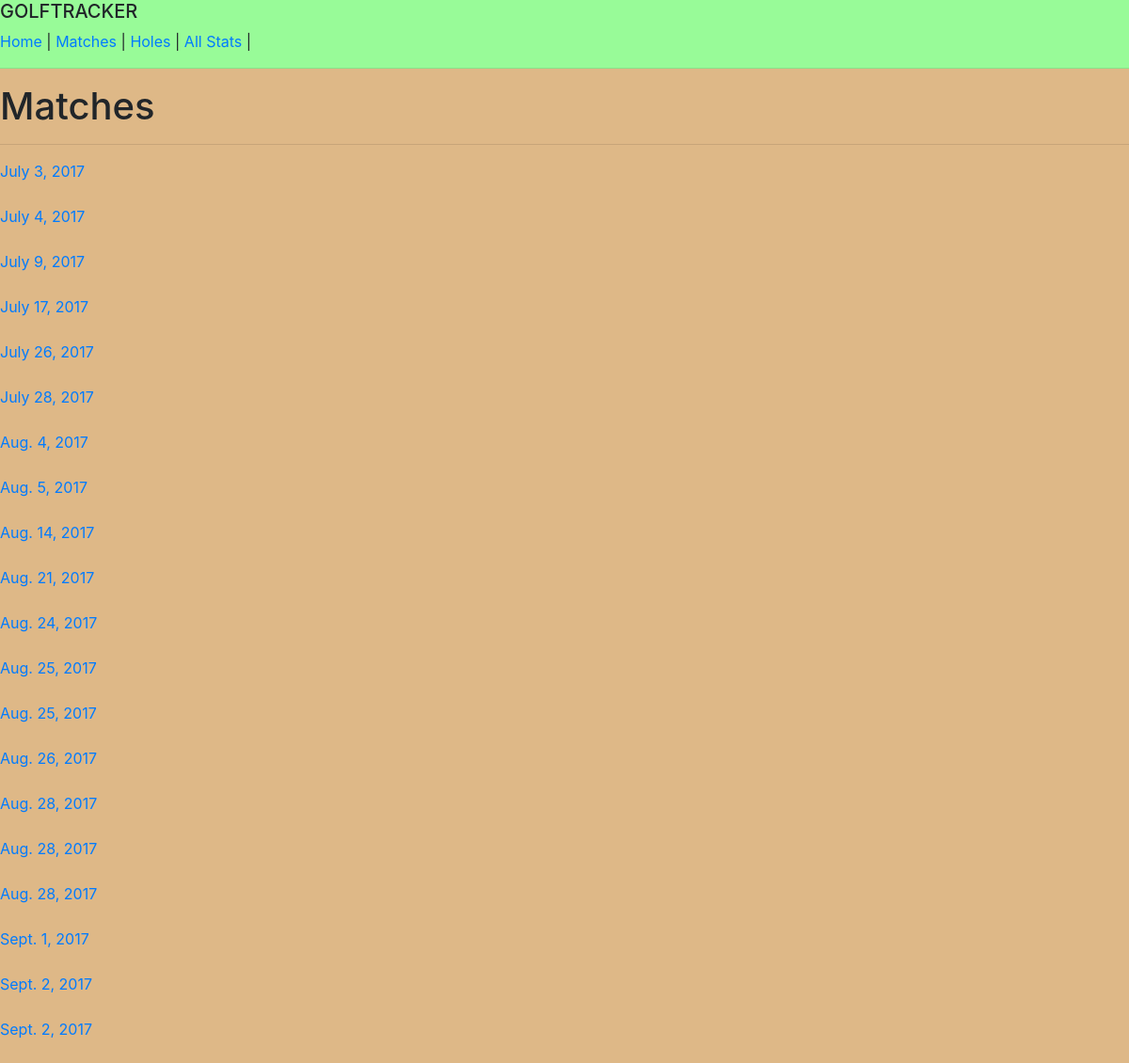
Page /matches on the earlier database version.
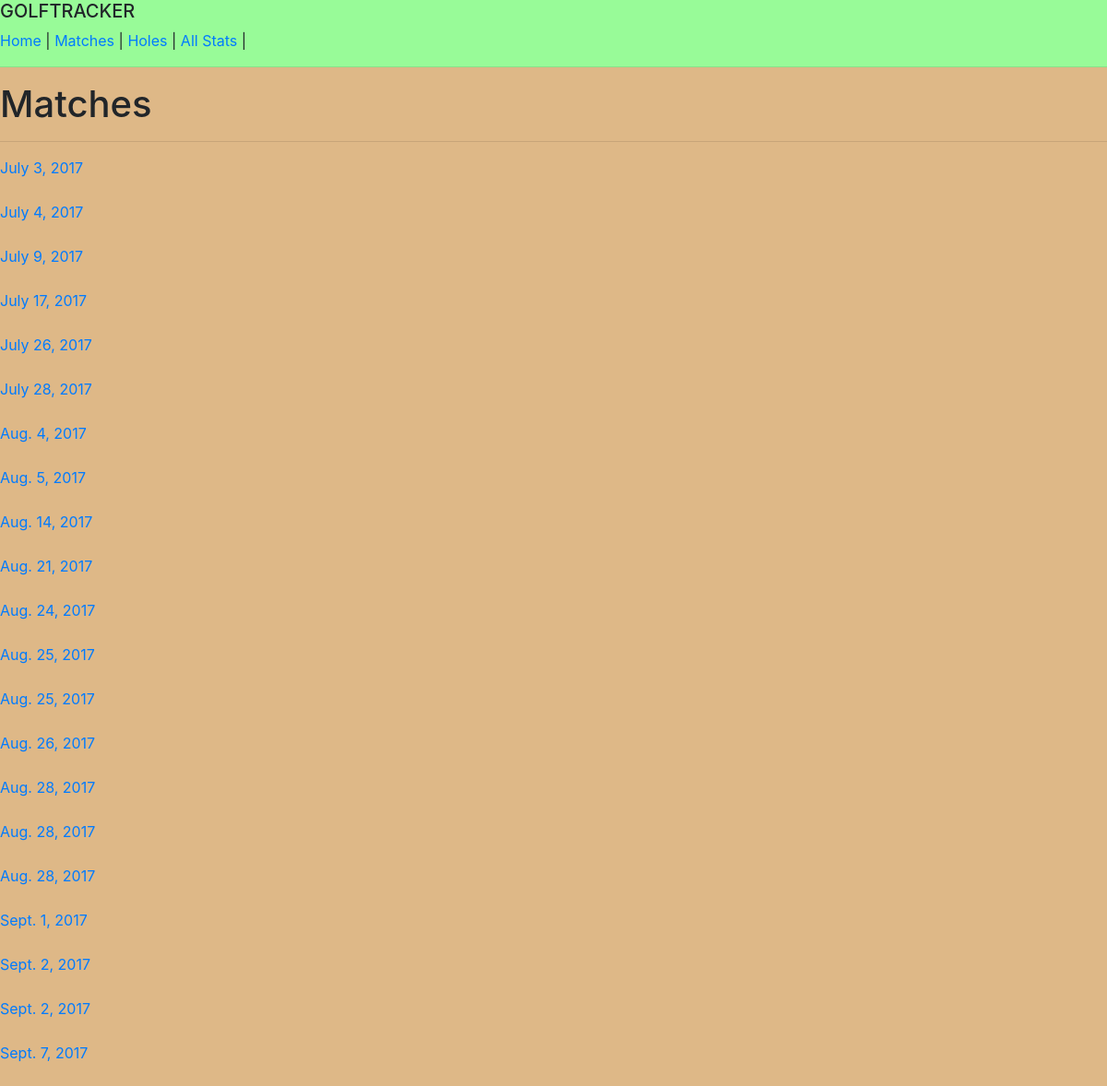
Same page on the later database version.
### IT_short_course/models.py (models this page shows, shortened)
class Match(models.Model):
	date = models.DateField()
	time = models.TimeField()
	condition = models.CharField(max_length=50, choices=CONDITION_CHOICES)

### IT_short_course/views.py (the view)
# urls.py: url(r'^matches$', matches, name='matches'),
def matches(request):
	matches = Match.objects.all()
	context = {
		'matches': matches
	}
	return render(request, 'matches.html', context)

### IT_short_course/templates/matches.html (shortened to what this page needs)
{% extends 'base.html' %}
{% block content %}
<h1>Matches</h1>
<hr>
{% for match in matches %}
<a href="{% url 'match' match_id=match.id %}">{{match.date}}</a>
<br><br>
{% endfor %}
{% endblock content %}

Differences in the rows shown:
added Match: date "Sept. 7, 2017"
